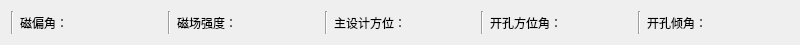
<?xml version="1.0" encoding="UTF-8"?>
<ui version="4.0">
 <class>Form</class>
 <widget class="QWidget" name="Form">
  <property name="geometry">
   <rect>
    <x>0</x>
    <y>0</y>
    <width>800</width>
    <height>45</height>
   </rect>
  </property>
  <property name="maximumSize">
   <size>
    <width>800</width>
    <height>45</height>
   </size>
  </property>
  <property name="windowTitle">
   <string>Form</string>
  </property>
  <layout class="QHBoxLayout" name="horizontalLayout_6">
   <item>
    <widget class="Line" name="line_5">
     <property name="orientation">
      <enum>Qt::Vertical</enum>
     </property>
    </widget>
   </item>
   <item>
    <layout class="QHBoxLayout" name="horizontalLayout_4">
     <item>
      <widget class="QLabel" name="label_7">
       <property name="text">
        <string>磁偏角：</string>
       </property>
      </widget>
     </item>
     <item>
      <widget class="QLabel" name="label_magneticAngle">
       <property name="text">
        <string/>
       </property>
      </widget>
     </item>
    </layout>
   </item>
   <item>
    <widget class="Line" name="line_4">
     <property name="orientation">
      <enum>Qt::Vertical</enum>
     </property>
    </widget>
   </item>
   <item>
    <layout class="QHBoxLayout" name="horizontalLayout_5">
     <item>
      <widget class="QLabel" name="label_9">
       <property name="text">
        <string>磁场强度：</string>
       </property>
      </widget>
     </item>
     <item>
      <widget class="QLabel" name="label_magneticIntensity">
       <property name="text">
        <string/>
       </property>
      </widget>
     </item>
    </layout>
   </item>
   <item>
    <widget class="Line" name="line_3">
     <property name="orientation">
      <enum>Qt::Vertical</enum>
     </property>
    </widget>
   </item>
   <item>
    <layout class="QHBoxLayout" name="horizontalLayout_3">
     <item>
      <widget class="QLabel" name="label_5">
       <property name="text">
        <string>主设计方位：</string>
       </property>
      </widget>
     </item>
     <item>
      <widget class="QLabel" name="label_designDir">
       <property name="text">
        <string/>
       </property>
      </widget>
     </item>
    </layout>
   </item>
   <item>
    <widget class="Line" name="line_2">
     <property name="orientation">
      <enum>Qt::Vertical</enum>
     </property>
    </widget>
   </item>
   <item>
    <layout class="QHBoxLayout" name="horizontalLayout_2">
     <item>
      <widget class="QLabel" name="label_3">
       <property name="text">
        <string>开孔方位角：</string>
       </property>
      </widget>
     </item>
     <item>
      <widget class="QLabel" name="label_dirAngle">
       <property name="text">
        <string/>
       </property>
      </widget>
     </item>
    </layout>
   </item>
   <item>
    <widget class="Line" name="line">
     <property name="orientation">
      <enum>Qt::Vertical</enum>
     </property>
    </widget>
   </item>
   <item>
    <layout class="QHBoxLayout" name="horizontalLayout">
     <item>
      <widget class="QLabel" name="label">
       <property name="text">
        <string>开孔倾角：</string>
       </property>
      </widget>
     </item>
     <item>
      <widget class="QLabel" name="label_dipAngle">
       <property name="text">
        <string/>
       </property>
      </widget>
     </item>
    </layout>
   </item>
  </layout>
 </widget>
 <resources/>
 <connections/>
</ui>
